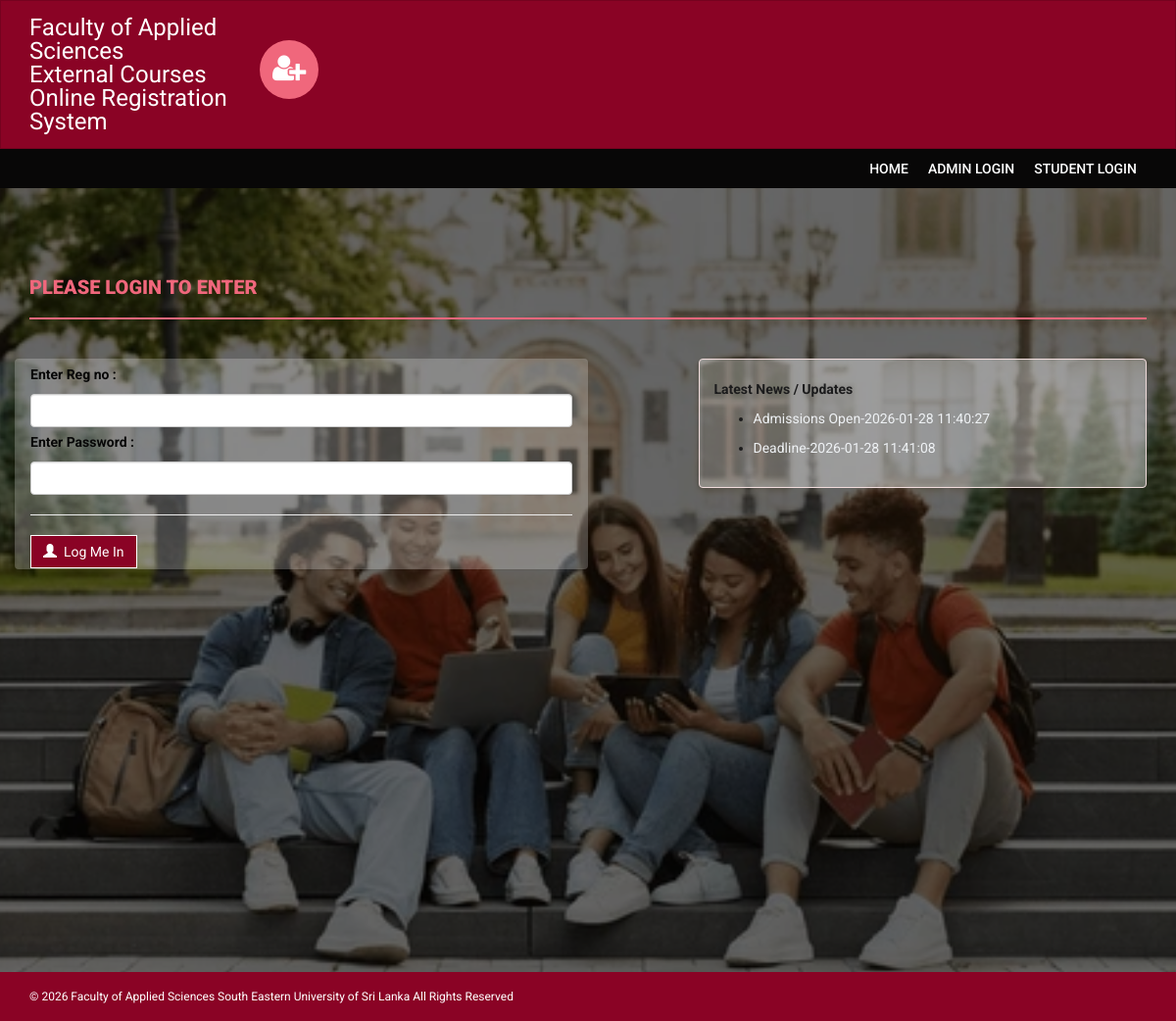
/onlinecourse/index.php, run on the app's committed database.
### tables this page shows
CREATE TABLE `news` (
  `id` int(11) NOT NULL,
  `newstitle` varchar(255) DEFAULT NULL,
  `newsDescription` mediumtext DEFAULT NULL,
  `postingDate` timestamp NULL DEFAULT current_timestamp()
);

### onlinecourse/index.php (the view, shortened to what this page needs)
<!DOCTYPE html>
<html xmlns="http://www.w3.org/1999/xhtml">
<head>
    <link href="assets/css/bootstrap.css" rel="stylesheet" />
    <link href="assets/css/font-awesome.css" rel="stylesheet" />
    <link href="assets/css/style.css" rel="stylesheet" />
</head>
<body class="student-login-bg">
    <?php include('includes/header.php'); ?>
<section class="menu-section">
        <div class="container">
            <div class="row">
                <div class="col-md-12">
                    <div class="navbar-collapse collapse ">
                        <ul id="menu-top" class="nav navbar-nav navbar-right">
                             <li><a href="index.php">Home </a></li>
                             <li><a href="admin/">Admin Login </a></li>
                              <li><a href="index.php">Student Login</a></li>
                        </ul>
                    </div>
                </div>
            </div>
        </div>
    </section>
    <div class="login-overlay">
    <div class="content-wrapper">
        <div class="container">
            <div class="row">
                <div class="col-md-12">
                    <h4 class="page-head-line">Please Login To Enter </h4>
                </div>
            </div>
            <form name="admin" method="post">
            <div class="row">
                <div class="col-md-6 login panel">
                     <label>Enter Reg no : </label>
                        <input type="text" name="regno" class="form-control"  />
                        <label>Enter Password :  </label>
                        <input type="password" name="password" class="form-control"  />
                        <hr />
                        <button type="submit" name="submit" class="btn btn-info"><span class="glyphicon glyphicon-user"></span> &nbsp;Log Me In </button>&nbsp;
                </div>
                </form>
                <div class="col-md-5 col-md-offset-1">
                    <div class="alert alert-info">
                         <strong> Latest News / Updates</strong>
                         <marquee direction='up'  scrollamount="2" onmouseover="this.stop();" onmouseout="this.start();">
                        <ul>
                            <?php
$sql = mysqli_query($con, "select * from news");
while ($row = mysqli_fetch_array($sql))
{
?>
                            <li>
                              <a href="news-details.php?nid=<?php echo htmlentities($row['id']); ?>"><?php echo htmlentities($row['newstitle']); ?>-<?php echo htmlentities($row['postingDate']); ?></a>
                            </li>
                           <?php
}?>
                        </ul>
                    </marquee>
                    </div>
                                    </div>
            </div>
        </div>
    </div>
    <?php include('includes/footer.php'); ?>
</body>
</html>

### onlinecourse/assets/css/style.css (style rules this page uses)
body { font-family: 'Roboto', sans-serif; line-height: 30px; }
.content-wrapper { margin-top: 40px; min-height: 600px; padding-bottom: 60px; }
.page-head-line { font-weight: 900; padding-bottom: 20px; border-bottom: 2px solid #F0677C; text-transform: uppercase; color: #F0677C; font-size: 20px; margin-bottom: 40px; }
.btn { border-radius: 0px; -webkit-border-radius: 0px; -moz-border-radius: 0px; }
.menu-section { background-color: #080707; }
#menu-top a { color: #FFF; text-decoration: none; font-weight: 500; padding: 10px 10px 10px 10px; text-transform: uppercase; }
.student-login-bg { background-image: url("../img/student.webp"); background-size: cover; background-position: center; background-repeat: no-repeat; min-height: 100vh; }
.login-overlay { background: rgba(0, 0, 0, 0.6); min-height: 100vh; padding-top: 40px; }
.navbar, .menu-section { position: relative; z-index: 10; }

### data on the page
news: newstitle "Admissions Open", postingDate "2026-01-28 11:40:27"
news: newstitle "Deadline", postingDate "2026-01-28 11:41:08"
